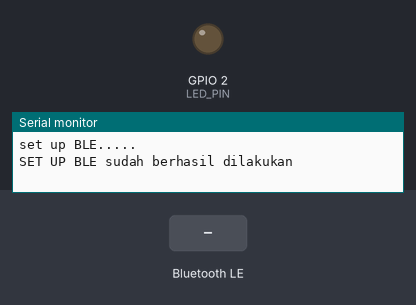
Recording of a sketch running on a simulated ESP32. On the bench: output pins drawn as LEDs (lit = HIGH), the last lines printed to the serial monitor. The inputs (shaded band) are chosen by the test bench. Nothing arrives over Bluetooth unless stated; a phone connects over Bluetooth LE 3 s after start.

Above: at 1.2 s.
1.3 s: Bluetooth LE write "1" received
At 2.0 s:
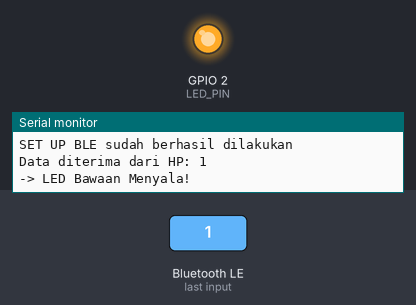
2.8 s: Bluetooth LE write "0" received
At 3.1 s:
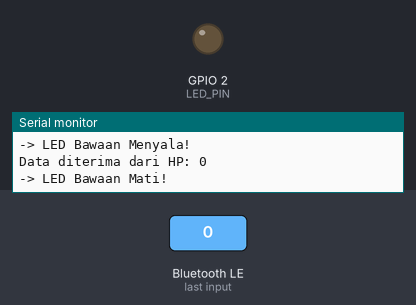
Timing chart, 0 to 5.8 s (numbered marks = the images above; inputs shaded):
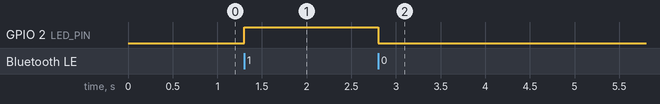

The sketch:

BLE.ino
```cpp
#include <BLEDevice.h>
#include <BLEUtils.h>
#include <BLEServer.h>

#define LED_PIN 2
#define SERVICE_UUID "f2d90c1e-596a-47ba-811a-7cb5f5d46617"
#define CHARACTERISTIC_UUID "dbb5030e-fb4b-4ef3-9ba8-377ddad5ed5c"

int hitunganRead = 0;

// Gabungkan fungsi onWrite dan onRead ke dalam SATU Class Callback
class MyCharacteristicCallbacks: public BLECharacteristicCallbacks {

    // Event terpicu saat HP MENGIRIM data (WRITE)
    void onWrite(BLECharacteristic *pCharacteristic) {
      String value = pCharacteristic->getValue();

      if (value.length() > 0) {
        Serial.print("Data diterima dari HP: ");
        Serial.println(value);

        if (value == "1") {
          analogWrite(LED_PIN, 255);
          Serial.println("-> LED Bawaan Menyala!");
        } else if (value == "0") {
          analogWrite(LED_PIN, 0);
          Serial.println("-> LED Bawaan Mati!");
        }
      }
    }

    // Event terpicu saat HP MEMINTA data (READ)
    void onRead(BLECharacteristic *pCharacteristic) {
      hitunganRead++;

      String dataKirim = "Data ke-" + String(hitunganRead);

      // Update isi characteristic sebelum dikirim ke HP
      pCharacteristic->setValue(dataKirim.c_str());

      Serial.print("Event onRead terpicu! Mengirim: ");
      Serial.println(dataKirim);
    }
};

void setup() {
  Serial.begin(115200);
  pinMode(LED_PIN, OUTPUT);
  Serial.println("set up BLE.....");

  BLEDevice::init("ESP_saya");
  BLEServer *pServer = BLEDevice::createServer();
  BLEService *pService = pServer->createService(SERVICE_UUID);

  BLECharacteristic *pCharacteristic = pService->createCharacteristic(
                                         CHARACTERISTIC_UUID,
                                         BLECharacteristic::PROPERTY_READ |
                                         BLECharacteristic::PROPERTY_WRITE
                                       );

  // Pasang gabungan callback CUKUP SATU KALI
  pCharacteristic->setCallbacks(new MyCharacteristicCallbacks());

  pCharacteristic->setValue("BLE berhasil di-Set up");
  pService->start();

  BLEAdvertising *pAdvertising = BLEDevice::getAdvertising();
  pAdvertising->addServiceUUID(SERVICE_UUID);
  pAdvertising->setScanResponse(true);
  pAdvertising->setMinPreferred(0x06);
  pAdvertising->setMinPreferred(0x12);
  BLEDevice::startAdvertising();

  Serial.println("SET UP BLE sudah berhasil dilakukan");
}

void loop() {
  delay(1000);
}
```

Measured:
- after the input at 1.3 s, GPIO 2 (LED_PIN): LOW → HIGH at once
- after the input at 2.8 s, GPIO 2 (LED_PIN): HIGH → LOW at once
